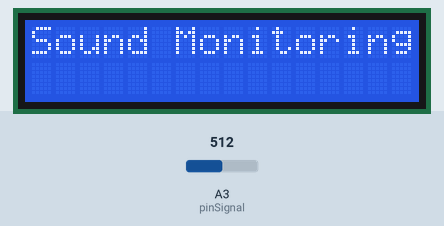
A sketch run on a simulated Arduino Uno, built with avr-gcc and run on an emulated ATmega328P. Parts: 16×2 character LCD. Inputs (shaded band) come from the test bench; at power-on: A3 (pinSignal) = 512. The board resets itself during the run and starts again; the audio player accepts every command and is not drawn; what the sketch prints to the serial monitor is not drawn.

Above: at 0.6 s.
At 5.7 s:
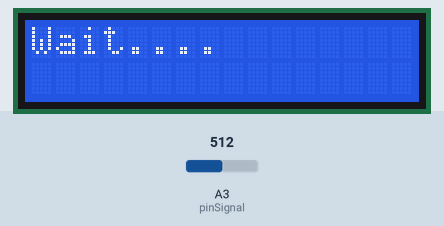
At 26.5 s:
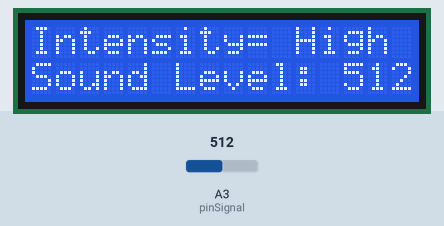

Measured:
- what the display in image 0 shows lasts 5.0 s, from 0.6 s to 5.6 s
- what the display in image 1 shows lasts 5.1 s, from 5.6 s to 10.7 s
- what the display in image 2 shows lasts 5.2 s, from 26.5 s to 31.7 s

The sketch:

LibraryAlarm.ino
```cpp
#include <Wire.h>
#include <LiquidCrystal_I2C.h>
#include "SoftwareSerial.h"
#include "DFRobotDFPlayerMini.h"
#include <avr/wdt.h>  // Include the watchdog timer library

SoftwareSerial mySoftwareSerial(10, 11);  // RX, TX
DFRobotDFPlayerMini myDFPlayer;

LiquidCrystal_I2C lcd(0x27, 16, 2);  // Set the I2C address, and 16x2 display

int num_Measure = 128;  // Set the number of measurements
int pinSignal = A3;     // pin connected to the sound sensor
long Sound_signal;      // Store the value read from the sound sensor
long sum = 0;           // Store the total value of n measurements
long level = 0;         // Store the average value
int soundlow = 100;
int soundmedium = 400;
bool soundPlaying = false;

void setup() {
  pinMode(pinSignal, INPUT);  // Set the signal pin as input
  Serial.begin(9600);
  lcd.init();       // Initialize the LCD
  lcd.backlight();  // Turn on the backlight

  mySoftwareSerial.begin(9600);
  if (!myDFPlayer.begin(mySoftwareSerial)) {
    Serial.println(F("Unable to begin DFPlayer. Check your connections and SD card."));
    lcd.setCursor(0, 0);
    lcd.print("cannot read sd card");
    while (true)
      ;
  }
  lcd.print("Sound Monitoring System");
  delay(5000);

  lcd.clear();
  Serial.println(F("DFPlayer Mini online."));
  lcd.setCursor(0, 0);
  lcd.print("Wait....");
  myDFPlayer.volume(30);  // Set volume value (0-30).
  delay(5000);
}

void loop() {
  if (!soundPlaying) {
    sum = 0;
    for (int i = 0; i < num_Measure; i++) {
      Sound_signal = analogRead(pinSignal);
      sum += Sound_signal;
    }
    level = sum / num_Measure;

    lcd.setCursor(0, 1);
    lcd.print("Sound Level: ");
    lcd.println(level);
    Serial.print("Sound Level: ");
    Serial.println(level);

    lcd.setCursor(0, 0);

    if (level < soundlow) {
      lcd.clear();
      lcd.setCursor(0, 0);
      lcd.print("Intensity= Low");
      lcd.setCursor(0, 1);
      lcd.print("Sound Level: ");
      lcd.print(level);
    } else if (level > soundlow && level < soundmedium) {
      lcd.clear();
      lcd.setCursor(0, 0);
      lcd.print("Intensity= Medium");
      lcd.setCursor(0, 1);
      lcd.print("Sound Level: ");
      lcd.print(level);
    } else {
      lcd.clear();
      lcd.setCursor(0, 0);
      lcd.print("Intensity= High");
      lcd.setCursor(0, 1);
      lcd.print("Sound Level: ");
      lcd.print(level);
      // Rest of your code


      myDFPlayer.play(1);  // Replace "1" with the index of the sound file you want to play
      soundPlaying = true;
    }
  } else {
    // Check if sound is still playing
    if (soundPlaying = true) {
      delay(5000);
      wdt_enable(WDTO_15MS);  // Enable watchdog timer with a 15ms timeout (shortest available)
      while (1)
        ;  // Wait for the watchdog timer to reset the Arduino
    }
  }
  delay(100);
}
```
